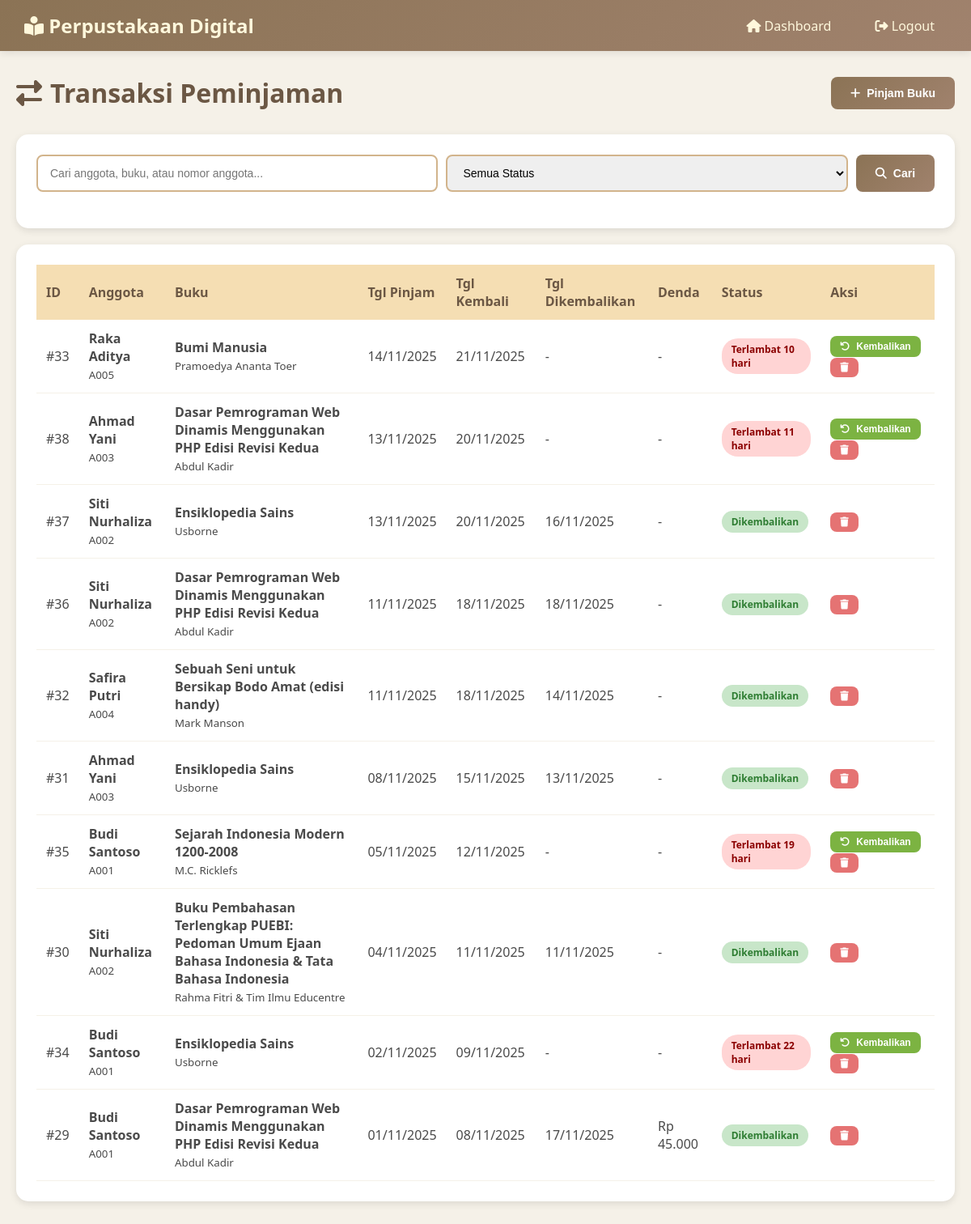
Screenshot of /peminjaman.php (signed in) with the database file from the repository.
### tables this page shows
CREATE TABLE `peminjaman` (
  `id_peminjaman` int(11) NOT NULL,
  `id_anggota` int(11) NOT NULL,
  `id_buku` int(11) NOT NULL,
  `tanggal_pinjam` date NOT NULL,
  `tanggal_kembali` date NOT NULL,
  `tanggal_dikembalikan` date DEFAULT NULL,
  `denda` decimal(10,2) DEFAULT 0.00,
  `status` enum('dipinjam','dikembalikan','terlambat') DEFAULT 'dipinjam',
  `id_petugas` int(11) DEFAULT NULL
);

### config.php (called while the page is built, shortened)
<?php
function format_rupiah($angka) {
    return 'Rp ' . number_format($angka, 0, ',', '.');
}
?>

### peminjaman.php (the view, shortened to what this page needs)
<?php
require_once 'config.php';
$search = isset($_GET['search']) ? clean_input($_GET['search']) : '';
mysqli_query($conn, "UPDATE peminjaman
                     SET status = 'terlambat'
                     WHERE status = 'dipinjam'
                     AND tanggal_kembali < CURDATE()
                     AND tanggal_dikembalikan IS NULL");
$query = "SELECT * FROM view_detail_peminjaman WHERE 1=1";
$query .= " ORDER BY tanggal_pinjam DESC";
$result = mysqli_query($conn, $query);
?>
<!DOCTYPE html>
<html lang="id">
<head>
    <link href="https://cdnjs.cloudflare.com/ajax/libs/font-awesome/6.4.0/css/all.min.css" rel="stylesheet">
</head>
<body>
    <div class="navbar">
        <a href="dashboard.php" class="navbar-brand">
            <i class="fas fa-book-reader"></i> Perpustakaan Digital
        </a>
        <div class="nav-links">
            <a href="dashboard.php"><i class="fas fa-home"></i> Dashboard</a>
            <a href="logout.php"><i class="fas fa-sign-out-alt"></i> Logout</a>
        </div>
    </div>
    <div class="container">
        <div class="page-header">
            <h1><i class="fas fa-exchange-alt"></i> Transaksi Peminjaman</h1>
            <button class="btn btn-primary" onclick="openModal('addModal')">
                <i class="fas fa-plus"></i> Pinjam Buku
            </button>
        </div>
        <div class="card">
            <form method="GET" class="search-bar">
                <input type="text" name="search" placeholder="Cari anggota, buku, atau nomor anggota..."
                       value="<?php echo htmlspecialchars($search); ?>">
                <select name="status">
                    <option value="">Semua Status</option>
                </select>
                <button type="submit" class="btn btn-primary">
                    <i class="fas fa-search"></i> Cari
                </button>
            </form>
        </div>
        <div class="card">
            <table>
                <thead>
                    <tr>
                        <th>ID</th>
                        <th>Anggota</th>
                        <th>Buku</th>
                        <th>Tgl Pinjam</th>
                        <th>Tgl Kembali</th>
                        <th>Tgl Dikembalikan</th>
                        <th>Denda</th>
                        <th>Status</th>
                        <th>Aksi</th>
                    </tr>
                </thead>
                <tbody>
                    <?php if (mysqli_num_rows($result) > 0): ?>
                        <?php while ($pinjam = mysqli_fetch_assoc($result)): ?>
                            <tr>
                                <td>#<?php echo $pinjam['id_peminjaman']; ?></td>
                                <td>
                                    <strong><?php echo $pinjam['nama_anggota']; ?></strong><br>
                                    <small><?php echo $pinjam['nomor_anggota']; ?></small>
                                </td>
                                <td>
                                    <strong><?php echo $pinjam['judul_buku']; ?></strong><br>
                                    <small><?php echo $pinjam['pengarang']; ?></small>
                                </td>
                                <td><?php echo date('d/m/Y', strtotime($pinjam['tanggal_pinjam'])); ?></td>
                                <td><?php echo date('d/m/Y', strtotime($pinjam['tanggal_kembali'])); ?></td>
                                <td><?php echo $pinjam['tanggal_dikembalikan'] ? date('d/m/Y', strtotime($pinjam['tanggal_dikembalikan'])) : '-'; ?></td>
                                <td><?php echo $pinjam['denda'] > 0 ? format_rupiah($pinjam['denda']) : '-'; ?></td>
                                <td>
                                    <?php
                                    if ($pinjam['tanggal_dikembalikan']) {
                                        echo '<span class="badge dikembalikan">Dikembalikan</span>';
                                    } elseif ($pinjam['hari_terlambat'] > 0) {
                                        echo '<span class="badge terlambat">Terlambat ' . $pinjam['hari_terlambat'] . ' hari</span>';
                                    } else {
                                        echo '<span class="badge dipinjam">Dipinjam</span>';
                                    }
                                    ?>
                                </td>
                                <td>
                                    <?php if (!$pinjam['tanggal_dikembalikan']): ?>
                                        <button class="btn btn-success btn-sm"
                                                onclick="returnBook(<?php echo $pinjam['id_peminjaman']; ?>, '<?php echo addslashes($pinjam['judul_buku']); ?>', <?php echo $pinjam['hari_terlambat']; ?>)">
                                            <i class="fas fa-undo"></i> Kembalikan
                                        </button>
                                    <?php endif; ?>
                                    <button class="btn btn-danger btn-sm"
                                            onclick="deletePinjam(<?php echo $pinjam['id_peminjaman']; ?>)">
                                        <i class="fas fa-trash"></i>
                                    </button>
                                </td>
                            </tr>
                        <?php endwhile; ?>
                    <?php endif; ?>
                </tbody>
            </table>
        </div>
    </div>
</body>
</html>

### peminjaman.php (style rules this page uses)
* { margin: 0; padding: 0; box-sizing: border-box; }
body { font-family: 'Segoe UI', Tahoma, Geneva, Verdana, sans-serif; background: #F5F1E8; color: #4A4A4A; }
.navbar { background: linear-gradient(135deg, #8B7355, #A0826D); padding: 15px 30px; box-shadow: 0 2px 10px rgba(0,0,0,0.1); display: flex; justify-content: space-between; align-items: center; }
.navbar-brand { color: #FFF8DC; font-size: 24px; font-weight: bold; text-decoration: none; }
.nav-links a { color: #FFF8DC; text-decoration: none; margin-left: 20px; padding: 8px 15px; border-radius: 5px; transition: all 0.3s; }
.container { max-width: 1400px; margin: 30px auto; padding: 0 20px; }
.page-header { display: flex; justify-content: space-between; align-items: center; margin-bottom: 30px; }
.page-header h1 { color: #6B5744; display: flex; align-items: center; gap: 10px; }
.btn { padding: 12px 24px; border: none; border-radius: 8px; cursor: pointer; font-size: 14px; font-weight: 600; transition: all 0.3s; text-decoration: none; display: inline-flex; align-items: center; gap: 8px; }
.btn-primary { background: linear-gradient(135deg, #8B7355, #A0826D); color: white; }
.btn-success { background: #7CB342; color: white; }
.btn-danger { background: #E57373; color: white; }
.btn-sm { padding: 6px 12px; font-size: 12px; }
.card { background: white; border-radius: 15px; padding: 25px; box-shadow: 0 3px 10px rgba(0,0,0,0.1); margin-bottom: 20px; }
.search-bar { display: flex; gap: 10px; margin-bottom: 20px; flex-wrap: wrap; }
.search-bar input, .search-bar select { padding: 12px 15px; border: 2px solid #D2B48C; border-radius: 8px; font-size: 14px; flex: 1; min-width: 200px; }
table { width: 100%; border-collapse: collapse; }
table th { background: #F5DEB3; color: #6B5744; padding: 12px; text-align: left; font-weight: 600; position: sticky; top: 0; }
table td { padding: 12px; border-bottom: 1px solid #F5F1E8; }
.badge { padding: 5px 12px; border-radius: 20px; font-size: 12px; font-weight: 600; display: inline-block; }
.badge.dikembalikan { background: #C8E6C9; color: #2E7D32; }
.badge.terlambat { background: #FFD4D4; color: #8B0000; }

### rows the page displays
peminjaman: id_peminjaman "33", nama_anggota "Raka Aditya", nomor_anggota "A005", judul_buku "Bumi Manusia", pengarang "Pramoedya Ananta Toer", tanggal_pinjam "14/11/2025", tanggal_kembali "21/11/2025", hari_terlambat "10"
peminjaman: id_peminjaman "38", nama_anggota "Ahmad Yani", nomor_anggota "A003", judul_buku "Dasar Pemrograman Web Dinamis Menggunakan PHP Edisi Revisi Kedua", pengarang "Abdul Kadir", tanggal_pinjam "13/11/2025", tanggal_kembali "20/11/2025", hari_terlambat "11"
peminjaman: id_peminjaman "37", nama_anggota "Siti Nurhaliza", nomor_anggota "A002", judul_buku "Ensiklopedia Sains", pengarang "Usborne", tanggal_pinjam "13/11/2025", tanggal_kembali "20/11/2025", tanggal_dikembalikan "16/11/2025", shows "Dikembalikan"
peminjaman: id_peminjaman "36", nama_anggota "Siti Nurhaliza", nomor_anggota "A002", judul_buku "Dasar Pemrograman Web Dinamis Menggunakan PHP Edisi Revisi Kedua", pengarang "Abdul Kadir", tanggal_pinjam "11/11/2025", tanggal_kembali "18/11/2025", tanggal_dikembalikan "18/11/2025", shows "Dikembalikan"
peminjaman: id_peminjaman "32", nama_anggota "Safira Putri", nomor_anggota "A004", judul_buku "Sebuah Seni untuk Bersikap Bodo Amat (edisi handy)", pengarang "Mark Manson", tanggal_pinjam "11/11/2025", tanggal_kembali "18/11/2025", tanggal_dikembalikan "14/11/2025", shows "Dikembalikan"
peminjaman: id_peminjaman "31", nama_anggota "Ahmad Yani", nomor_anggota "A003", judul_buku "Ensiklopedia Sains", pengarang "Usborne", tanggal_pinjam "08/11/2025", tanggal_kembali "15/11/2025", tanggal_dikembalikan "13/11/2025", shows "Dikembalikan"
peminjaman: id_peminjaman "35", nama_anggota "Budi Santoso", nomor_anggota "A001", judul_buku "Sejarah Indonesia Modern 1200-2008", pengarang "M.C. Ricklefs", tanggal_pinjam "05/11/2025", tanggal_kembali "12/11/2025", hari_terlambat "19"
peminjaman: id_peminjaman "30", nama_anggota "Siti Nurhaliza", nomor_anggota "A002", judul_buku "Buku Pembahasan Terlengkap PUEBI: Pedoman Umum Ejaan Bahasa Indonesia & Tata Bahasa Indonesia", pengarang "Rahma Fitri & Tim Ilmu Educentre", tanggal_pinjam "04/11/2025", tanggal_kembali "11/11/2025", tanggal_dikembalikan "11/11/2025", shows "Dikembalikan"
peminjaman: id_peminjaman "34", nama_anggota "Budi Santoso", nomor_anggota "A001", judul_buku "Ensiklopedia Sains", pengarang "Usborne", tanggal_pinjam "02/11/2025", tanggal_kembali "09/11/2025", hari_terlambat "22"
peminjaman: id_peminjaman "29", nama_anggota "Budi Santoso", nomor_anggota "A001", judul_buku "Dasar Pemrograman Web Dinamis Menggunakan PHP Edisi Revisi Kedua", pengarang "Abdul Kadir", tanggal_pinjam "01/11/2025", tanggal_kembali "08/11/2025", tanggal_dikembalikan "17/11/2025", denda "Rp 45.000", shows "Dikembalikan"
